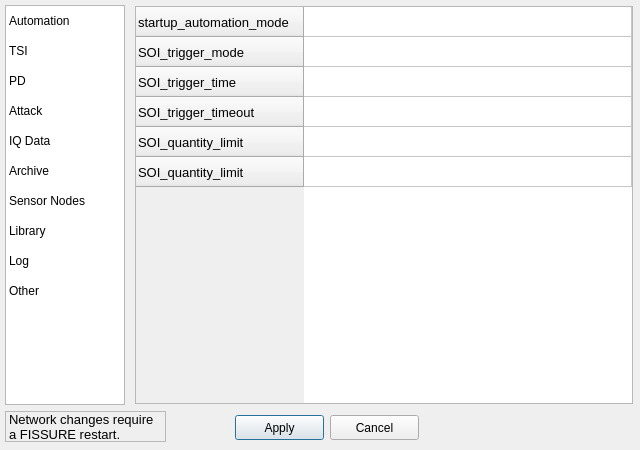
<?xml version="1.0" encoding="UTF-8"?>
<ui version="4.0">
 <class>OptionsDialog</class>
 <widget class="QDialog" name="OptionsDialog">
  <property name="windowModality">
   <enum>Qt::ApplicationModal</enum>
  </property>
  <property name="geometry">
   <rect>
    <x>0</x>
    <y>0</y>
    <width>640</width>
    <height>450</height>
   </rect>
  </property>
  <property name="windowTitle">
   <string>Options</string>
  </property>
  <property name="windowIcon">
   <iconset>
    <normaloff>../docs/Icons/logo_f.png</normaloff>../docs/Icons/logo_f.png</iconset>
  </property>
  <widget class="QListWidget" name="listWidget_options">
   <property name="geometry">
    <rect>
     <x>5</x>
     <y>5</y>
     <width>120</width>
     <height>400</height>
    </rect>
   </property>
   <property name="styleSheet">
    <string notr="true">QListWidget::item {
	margin: 8px; 
}</string>
   </property>
   <property name="flow">
    <enum>QListView::TopToBottom</enum>
   </property>
   <property name="spacing">
    <number>0</number>
   </property>
   <property name="viewMode">
    <enum>QListView::ListMode</enum>
   </property>
   <property name="currentRow">
    <number>-1</number>
   </property>
   <item>
    <property name="text">
     <string>Automation</string>
    </property>
   </item>
   <item>
    <property name="text">
     <string>TSI</string>
    </property>
   </item>
   <item>
    <property name="text">
     <string>PD</string>
    </property>
   </item>
   <item>
    <property name="text">
     <string>Attack</string>
    </property>
   </item>
   <item>
    <property name="text">
     <string>IQ Data</string>
    </property>
   </item>
   <item>
    <property name="text">
     <string>Archive</string>
    </property>
   </item>
   <item>
    <property name="text">
     <string>Sensor Nodes</string>
    </property>
   </item>
   <item>
    <property name="text">
     <string>Library</string>
    </property>
   </item>
   <item>
    <property name="text">
     <string>Log</string>
    </property>
   </item>
   <item>
    <property name="text">
     <string>Other</string>
    </property>
   </item>
  </widget>
  <widget class="QFrame" name="frame">
   <property name="geometry">
    <rect>
     <x>135</x>
     <y>5</y>
     <width>500</width>
     <height>400</height>
    </rect>
   </property>
   <property name="frameShape">
    <enum>QFrame::NoFrame</enum>
   </property>
   <widget class="QStackedWidget" name="stackedWidget_options">
    <property name="geometry">
     <rect>
      <x>0</x>
      <y>1</y>
      <width>498</width>
      <height>398</height>
     </rect>
    </property>
    <property name="currentIndex">
     <number>0</number>
    </property>
    <widget class="QWidget" name="page">
     <widget class="QTableWidget" name="tableWidget_options_automation">
      <property name="geometry">
       <rect>
        <x>0</x>
        <y>0</y>
        <width>498</width>
        <height>398</height>
       </rect>
      </property>
      <property name="font">
       <font>
        <pointsize>10</pointsize>
       </font>
      </property>
      <property name="lineWidth">
       <number>1</number>
      </property>
      <attribute name="horizontalHeaderVisible">
       <bool>false</bool>
      </attribute>
      <attribute name="horizontalHeaderDefaultSectionSize">
       <number>100</number>
      </attribute>
      <attribute name="horizontalHeaderStretchLastSection">
       <bool>true</bool>
      </attribute>
      <attribute name="verticalHeaderStretchLastSection">
       <bool>false</bool>
      </attribute>
      <row>
       <property name="text">
        <string>startup_automation_mode</string>
       </property>
       <property name="font">
        <font>
         <pointsize>10</pointsize>
        </font>
       </property>
      </row>
      <row>
       <property name="text">
        <string>SOI_trigger_mode</string>
       </property>
       <property name="font">
        <font>
         <pointsize>10</pointsize>
        </font>
       </property>
      </row>
      <row>
       <property name="text">
        <string>SOI_trigger_time</string>
       </property>
       <property name="font">
        <font>
         <pointsize>10</pointsize>
        </font>
       </property>
      </row>
      <row>
       <property name="text">
        <string>SOI_trigger_timeout</string>
       </property>
       <property name="font">
        <font>
         <pointsize>10</pointsize>
        </font>
       </property>
      </row>
      <row>
       <property name="text">
        <string>SOI_quantity_limit</string>
       </property>
       <property name="font">
        <font>
         <pointsize>10</pointsize>
        </font>
       </property>
      </row>
      <row>
       <property name="text">
        <string>SOI_quantity_limit</string>
       </property>
       <property name="font">
        <font>
         <pointsize>10</pointsize>
        </font>
       </property>
      </row>
      <column>
       <property name="text">
        <string/>
       </property>
      </column>
      <item row="0" column="0">
       <property name="text">
        <string/>
       </property>
       <property name="font">
        <font>
         <pointsize>10</pointsize>
        </font>
       </property>
      </item>
     </widget>
    </widget>
    <widget class="QWidget" name="page_2">
     <widget class="QTableWidget" name="tableWidget_options_tsi">
      <property name="geometry">
       <rect>
        <x>0</x>
        <y>0</y>
        <width>498</width>
        <height>398</height>
       </rect>
      </property>
      <property name="font">
       <font>
        <pointsize>10</pointsize>
       </font>
      </property>
      <attribute name="horizontalHeaderVisible">
       <bool>false</bool>
      </attribute>
      <attribute name="horizontalHeaderDefaultSectionSize">
       <number>100</number>
      </attribute>
      <attribute name="horizontalHeaderStretchLastSection">
       <bool>true</bool>
      </attribute>
      <attribute name="verticalHeaderStretchLastSection">
       <bool>false</bool>
      </attribute>
      <column>
       <property name="text">
        <string/>
       </property>
      </column>
     </widget>
    </widget>
    <widget class="QWidget" name="page_3">
     <widget class="QTableWidget" name="tableWidget_options_pd">
      <property name="geometry">
       <rect>
        <x>0</x>
        <y>0</y>
        <width>498</width>
        <height>398</height>
       </rect>
      </property>
      <property name="font">
       <font>
        <pointsize>10</pointsize>
       </font>
      </property>
      <attribute name="horizontalHeaderVisible">
       <bool>false</bool>
      </attribute>
      <attribute name="horizontalHeaderDefaultSectionSize">
       <number>100</number>
      </attribute>
      <attribute name="horizontalHeaderStretchLastSection">
       <bool>true</bool>
      </attribute>
      <attribute name="verticalHeaderStretchLastSection">
       <bool>false</bool>
      </attribute>
      <row>
       <property name="text">
        <string>buffer_size_interval</string>
       </property>
       <property name="font">
        <font>
         <pointsize>10</pointsize>
        </font>
       </property>
      </row>
      <column>
       <property name="text">
        <string/>
       </property>
      </column>
     </widget>
    </widget>
    <widget class="QWidget" name="page_4">
     <widget class="QTableWidget" name="tableWidget_options_attack">
      <property name="geometry">
       <rect>
        <x>0</x>
        <y>0</y>
        <width>498</width>
        <height>398</height>
       </rect>
      </property>
      <property name="font">
       <font>
        <pointsize>10</pointsize>
       </font>
      </property>
      <attribute name="horizontalHeaderVisible">
       <bool>false</bool>
      </attribute>
      <attribute name="horizontalHeaderDefaultSectionSize">
       <number>100</number>
      </attribute>
      <attribute name="horizontalHeaderStretchLastSection">
       <bool>true</bool>
      </attribute>
      <attribute name="verticalHeaderStretchLastSection">
       <bool>false</bool>
      </attribute>
      <row>
       <property name="text">
        <string>disabled_running_flow_graph_variables</string>
       </property>
       <property name="font">
        <font>
         <pointsize>10</pointsize>
        </font>
       </property>
      </row>
      <column>
       <property name="text">
        <string/>
       </property>
      </column>
     </widget>
    </widget>
    <widget class="QWidget" name="page_5">
     <widget class="QTableWidget" name="tableWidget_options_iq">
      <property name="geometry">
       <rect>
        <x>0</x>
        <y>0</y>
        <width>498</width>
        <height>398</height>
       </rect>
      </property>
      <property name="font">
       <font>
        <pointsize>10</pointsize>
       </font>
      </property>
      <attribute name="horizontalHeaderVisible">
       <bool>false</bool>
      </attribute>
      <attribute name="horizontalHeaderDefaultSectionSize">
       <number>100</number>
      </attribute>
      <attribute name="horizontalHeaderStretchLastSection">
       <bool>true</bool>
      </attribute>
      <attribute name="verticalHeaderStretchLastSection">
       <bool>false</bool>
      </attribute>
      <row>
       <property name="text">
        <string>fft_size</string>
       </property>
       <property name="font">
        <font>
         <pointsize>10</pointsize>
        </font>
       </property>
      </row>
      <row>
       <property name="text">
        <string>morse_code_amplitude_threshold</string>
       </property>
       <property name="font">
        <font>
         <pointsize>10</pointsize>
        </font>
       </property>
      </row>
      <row>
       <property name="text">
        <string>morse_code_error_tolerance</string>
       </property>
       <property name="font">
        <font>
         <pointsize>10</pointsize>
        </font>
       </property>
      </row>
      <row>
       <property name="text">
        <string>morse_code_same_letter_spacing</string>
       </property>
       <property name="font">
        <font>
         <pointsize>10</pointsize>
        </font>
       </property>
      </row>
      <row>
       <property name="text">
        <string>morse_code_between_letter_spacing</string>
       </property>
       <property name="font">
        <font>
         <pointsize>10</pointsize>
        </font>
       </property>
      </row>
      <row>
       <property name="text">
        <string>morse_code_between_word_spacing</string>
       </property>
       <property name="font">
        <font>
         <pointsize>10</pointsize>
        </font>
       </property>
      </row>
      <row>
       <property name="text">
        <string>moving_avg_points</string>
       </property>
       <property name="font">
        <font>
         <pointsize>10</pointsize>
        </font>
       </property>
      </row>
      <column>
       <property name="text">
        <string/>
       </property>
      </column>
     </widget>
    </widget>
    <widget class="QWidget" name="page_6">
     <widget class="QTableWidget" name="tableWidget_options_archive">
      <property name="geometry">
       <rect>
        <x>0</x>
        <y>0</y>
        <width>498</width>
        <height>398</height>
       </rect>
      </property>
      <property name="font">
       <font>
        <pointsize>10</pointsize>
       </font>
      </property>
      <attribute name="horizontalHeaderVisible">
       <bool>false</bool>
      </attribute>
      <attribute name="horizontalHeaderDefaultSectionSize">
       <number>100</number>
      </attribute>
      <attribute name="horizontalHeaderStretchLastSection">
       <bool>true</bool>
      </attribute>
      <attribute name="verticalHeaderStretchLastSection">
       <bool>false</bool>
      </attribute>
      <row>
       <property name="text">
        <string>dataset_noise_min</string>
       </property>
       <property name="font">
        <font>
         <pointsize>10</pointsize>
        </font>
       </property>
      </row>
      <row>
       <property name="text">
        <string>dataset_noise_max</string>
       </property>
       <property name="font">
        <font>
         <pointsize>10</pointsize>
        </font>
       </property>
      </row>
      <row>
       <property name="text">
        <string>dataset_phase_rot_min</string>
       </property>
       <property name="font">
        <font>
         <pointsize>10</pointsize>
        </font>
       </property>
      </row>
      <row>
       <property name="text">
        <string>dataset_phase_rot_max</string>
       </property>
       <property name="font">
        <font>
         <pointsize>10</pointsize>
        </font>
       </property>
      </row>
      <row>
       <property name="text">
        <string>dataset_scale_min</string>
       </property>
       <property name="font">
        <font>
         <pointsize>10</pointsize>
        </font>
       </property>
      </row>
      <row>
       <property name="text">
        <string>dataset_scale_max</string>
       </property>
       <property name="font">
        <font>
         <pointsize>10</pointsize>
        </font>
       </property>
      </row>
      <row>
       <property name="text">
        <string>dataset_freq_shift_min</string>
       </property>
       <property name="font">
        <font>
         <pointsize>10</pointsize>
        </font>
       </property>
      </row>
      <row>
       <property name="text">
        <string>dataset_freq_shift_max</string>
       </property>
       <property name="font">
        <font>
         <pointsize>10</pointsize>
        </font>
       </property>
      </row>
      <column>
       <property name="text">
        <string/>
       </property>
      </column>
     </widget>
    </widget>
    <widget class="QWidget" name="page_10">
     <widget class="QTableWidget" name="tableWidget_options_sensor_nodes">
      <property name="geometry">
       <rect>
        <x>0</x>
        <y>0</y>
        <width>498</width>
        <height>398</height>
       </rect>
      </property>
      <property name="font">
       <font>
        <pointsize>10</pointsize>
       </font>
      </property>
      <attribute name="horizontalHeaderVisible">
       <bool>false</bool>
      </attribute>
      <attribute name="horizontalHeaderDefaultSectionSize">
       <number>100</number>
      </attribute>
      <attribute name="horizontalHeaderStretchLastSection">
       <bool>true</bool>
      </attribute>
      <attribute name="verticalHeaderStretchLastSection">
       <bool>false</bool>
      </attribute>
      <column>
       <property name="text">
        <string/>
       </property>
      </column>
     </widget>
    </widget>
    <widget class="QWidget" name="page_7">
     <widget class="QTableWidget" name="tableWidget_options_library">
      <property name="geometry">
       <rect>
        <x>0</x>
        <y>0</y>
        <width>498</width>
        <height>398</height>
       </rect>
      </property>
      <property name="font">
       <font>
        <pointsize>10</pointsize>
       </font>
      </property>
      <attribute name="horizontalHeaderVisible">
       <bool>false</bool>
      </attribute>
      <attribute name="horizontalHeaderDefaultSectionSize">
       <number>100</number>
      </attribute>
      <attribute name="horizontalHeaderStretchLastSection">
       <bool>true</bool>
      </attribute>
      <attribute name="verticalHeaderStretchLastSection">
       <bool>false</bool>
      </attribute>
      <column>
       <property name="text">
        <string/>
       </property>
      </column>
     </widget>
    </widget>
    <widget class="QWidget" name="page_9">
     <widget class="QTableWidget" name="tableWidget_options_log">
      <property name="geometry">
       <rect>
        <x>0</x>
        <y>0</y>
        <width>498</width>
        <height>398</height>
       </rect>
      </property>
      <property name="font">
       <font>
        <pointsize>10</pointsize>
       </font>
      </property>
      <attribute name="horizontalHeaderVisible">
       <bool>false</bool>
      </attribute>
      <attribute name="horizontalHeaderDefaultSectionSize">
       <number>100</number>
      </attribute>
      <attribute name="horizontalHeaderStretchLastSection">
       <bool>true</bool>
      </attribute>
      <attribute name="verticalHeaderStretchLastSection">
       <bool>false</bool>
      </attribute>
      <row>
       <property name="text">
        <string>console_logging_level</string>
       </property>
       <property name="font">
        <font>
         <pointsize>10</pointsize>
        </font>
       </property>
      </row>
      <row>
       <property name="text">
        <string>file_logging_level</string>
       </property>
       <property name="font">
        <font>
         <pointsize>10</pointsize>
        </font>
       </property>
      </row>
      <column>
       <property name="text">
        <string/>
       </property>
      </column>
     </widget>
    </widget>
    <widget class="QWidget" name="page_8">
     <widget class="QTableWidget" name="tableWidget_options_other">
      <property name="geometry">
       <rect>
        <x>0</x>
        <y>0</y>
        <width>498</width>
        <height>398</height>
       </rect>
      </property>
      <property name="font">
       <font>
        <pointsize>10</pointsize>
       </font>
      </property>
      <attribute name="horizontalHeaderVisible">
       <bool>false</bool>
      </attribute>
      <attribute name="horizontalHeaderDefaultSectionSize">
       <number>100</number>
      </attribute>
      <attribute name="horizontalHeaderStretchLastSection">
       <bool>true</bool>
      </attribute>
      <attribute name="verticalHeaderStretchLastSection">
       <bool>false</bool>
      </attribute>
      <row>
       <property name="text">
        <string>heartbeat_interval</string>
       </property>
       <property name="font">
        <font>
         <pointsize>10</pointsize>
        </font>
       </property>
      </row>
      <row>
       <property name="text">
        <string>failure_multiple</string>
       </property>
       <property name="font">
        <font>
         <pointsize>10</pointsize>
        </font>
       </property>
      </row>
      <row>
       <property name="text">
        <string>dashboard_hiprfisr_dealer_port</string>
       </property>
       <property name="font">
        <font>
         <pointsize>10</pointsize>
        </font>
       </property>
      </row>
      <row>
       <property name="text">
        <string>tsi_hiprfisr_dealer_port</string>
       </property>
       <property name="font">
        <font>
         <pointsize>10</pointsize>
        </font>
       </property>
      </row>
      <row>
       <property name="text">
        <string>sensor_node_hiprfisr_dealer_port</string>
       </property>
       <property name="font">
        <font>
         <pointsize>10</pointsize>
        </font>
       </property>
      </row>
      <row>
       <property name="text">
        <string>pd_hiprfisr_dealer_port</string>
       </property>
       <property name="font">
        <font>
         <pointsize>10</pointsize>
        </font>
       </property>
      </row>
      <row>
       <property name="text">
        <string>hiprfisr_pub_port</string>
       </property>
       <property name="font">
        <font>
         <pointsize>10</pointsize>
        </font>
       </property>
      </row>
      <row>
       <property name="text">
        <string>dashboard_pub_port</string>
       </property>
       <property name="font">
        <font>
         <pointsize>10</pointsize>
        </font>
       </property>
      </row>
      <row>
       <property name="text">
        <string>tsi_pub_port</string>
       </property>
       <property name="font">
        <font>
         <pointsize>10</pointsize>
        </font>
       </property>
      </row>
      <row>
       <property name="text">
        <string>tsi_pub_port_id</string>
       </property>
       <property name="font">
        <font>
         <pointsize>10</pointsize>
        </font>
       </property>
      </row>
      <row>
       <property name="text">
        <string>tsi_pub_port_classification</string>
       </property>
       <property name="font">
        <font>
         <pointsize>10</pointsize>
        </font>
       </property>
      </row>
      <row>
       <property name="text">
        <string>sensor_node_pub_port</string>
       </property>
       <property name="font">
        <font>
         <pointsize>10</pointsize>
        </font>
       </property>
      </row>
      <row>
       <property name="text">
        <string>pd_pub_port</string>
       </property>
       <property name="font">
        <font>
         <pointsize>10</pointsize>
        </font>
       </property>
      </row>
      <row>
       <property name="text">
        <string>pd_bits_port</string>
       </property>
       <property name="font">
        <font>
         <pointsize>10</pointsize>
        </font>
       </property>
      </row>
      <row>
       <property name="text">
        <string>clear_log_file_on_startup</string>
       </property>
       <property name="font">
        <font>
         <pointsize>10</pointsize>
        </font>
       </property>
      </row>
      <row>
       <property name="text">
        <string>color1</string>
       </property>
       <property name="font">
        <font>
         <pointsize>10</pointsize>
        </font>
       </property>
      </row>
      <row>
       <property name="text">
        <string>color2</string>
       </property>
       <property name="font">
        <font>
         <pointsize>10</pointsize>
        </font>
       </property>
      </row>
      <row>
       <property name="text">
        <string>color3</string>
       </property>
       <property name="font">
        <font>
         <pointsize>10</pointsize>
        </font>
       </property>
      </row>
      <row>
       <property name="text">
        <string>color4</string>
       </property>
       <property name="font">
        <font>
         <pointsize>10</pointsize>
        </font>
       </property>
      </row>
      <row>
       <property name="text">
        <string>color5</string>
       </property>
       <property name="font">
        <font>
         <pointsize>10</pointsize>
        </font>
       </property>
      </row>
      <row>
       <property name="text">
        <string>color6</string>
       </property>
       <property name="font">
        <font>
         <pointsize>10</pointsize>
        </font>
       </property>
      </row>
      <row>
       <property name="text">
        <string>color7</string>
       </property>
       <property name="font">
        <font>
         <pointsize>10</pointsize>
        </font>
       </property>
      </row>
      <row>
       <property name="text">
        <string>color8</string>
       </property>
       <property name="font">
        <font>
         <pointsize>10</pointsize>
        </font>
       </property>
      </row>
      <row>
       <property name="text">
        <string>color9</string>
       </property>
       <property name="font">
        <font>
         <pointsize>10</pointsize>
        </font>
       </property>
      </row>
      <row>
       <property name="text">
        <string>color10</string>
       </property>
       <property name="font">
        <font>
         <pointsize>10</pointsize>
        </font>
       </property>
      </row>
      <row>
       <property name="text">
        <string>color11</string>
       </property>
       <property name="font">
        <font>
         <pointsize>10</pointsize>
        </font>
       </property>
      </row>
      <row>
       <property name="text">
        <string>color12</string>
       </property>
       <property name="font">
        <font>
         <pointsize>10</pointsize>
        </font>
       </property>
      </row>
      <row>
       <property name="text">
        <string>color13</string>
       </property>
       <property name="font">
        <font>
         <pointsize>10</pointsize>
        </font>
       </property>
      </row>
      <row>
       <property name="text">
        <string>icon_style</string>
       </property>
       <property name="font">
        <font>
         <pointsize>10</pointsize>
        </font>
       </property>
      </row>
      <row>
       <property name="text">
        <string>color_mode</string>
       </property>
       <property name="font">
        <font>
         <pointsize>10</pointsize>
        </font>
       </property>
      </row>
      <row>
       <property name="text">
        <string>qt_scale_factor</string>
       </property>
       <property name="font">
        <font>
         <pointsize>10</pointsize>
        </font>
       </property>
      </row>
      <column>
       <property name="text">
        <string/>
       </property>
      </column>
      <item row="0" column="0">
       <property name="text">
        <string/>
       </property>
       <property name="font">
        <font>
         <pointsize>10</pointsize>
        </font>
       </property>
      </item>
      <item row="2" column="0">
       <property name="text">
        <string/>
       </property>
       <property name="font">
        <font>
         <pointsize>10</pointsize>
        </font>
       </property>
      </item>
      <item row="3" column="0">
       <property name="text">
        <string/>
       </property>
       <property name="font">
        <font>
         <pointsize>10</pointsize>
        </font>
       </property>
      </item>
      <item row="4" column="0">
       <property name="text">
        <string/>
       </property>
       <property name="font">
        <font>
         <pointsize>10</pointsize>
        </font>
       </property>
      </item>
     </widget>
    </widget>
   </widget>
  </widget>
  <widget class="QLabel" name="label2_">
   <property name="geometry">
    <rect>
     <x>5</x>
     <y>411</y>
     <width>161</width>
     <height>31</height>
    </rect>
   </property>
   <property name="font">
    <font>
     <pointsize>10</pointsize>
    </font>
   </property>
   <property name="frameShape">
    <enum>QFrame::StyledPanel</enum>
   </property>
   <property name="frameShadow">
    <enum>QFrame::Plain</enum>
   </property>
   <property name="text">
    <string>Network changes require a FISSURE restart.</string>
   </property>
   <property name="wordWrap">
    <bool>true</bool>
   </property>
  </widget>
  <widget class="QPushButton" name="pushButton_apply">
   <property name="geometry">
    <rect>
     <x>235</x>
     <y>415</y>
     <width>89</width>
     <height>25</height>
    </rect>
   </property>
   <property name="text">
    <string>Apply</string>
   </property>
  </widget>
  <widget class="QPushButton" name="pushButton_cancel">
   <property name="geometry">
    <rect>
     <x>330</x>
     <y>415</y>
     <width>89</width>
     <height>25</height>
    </rect>
   </property>
   <property name="text">
    <string>Cancel</string>
   </property>
  </widget>
 </widget>
 <resources/>
 <connections/>
</ui>
